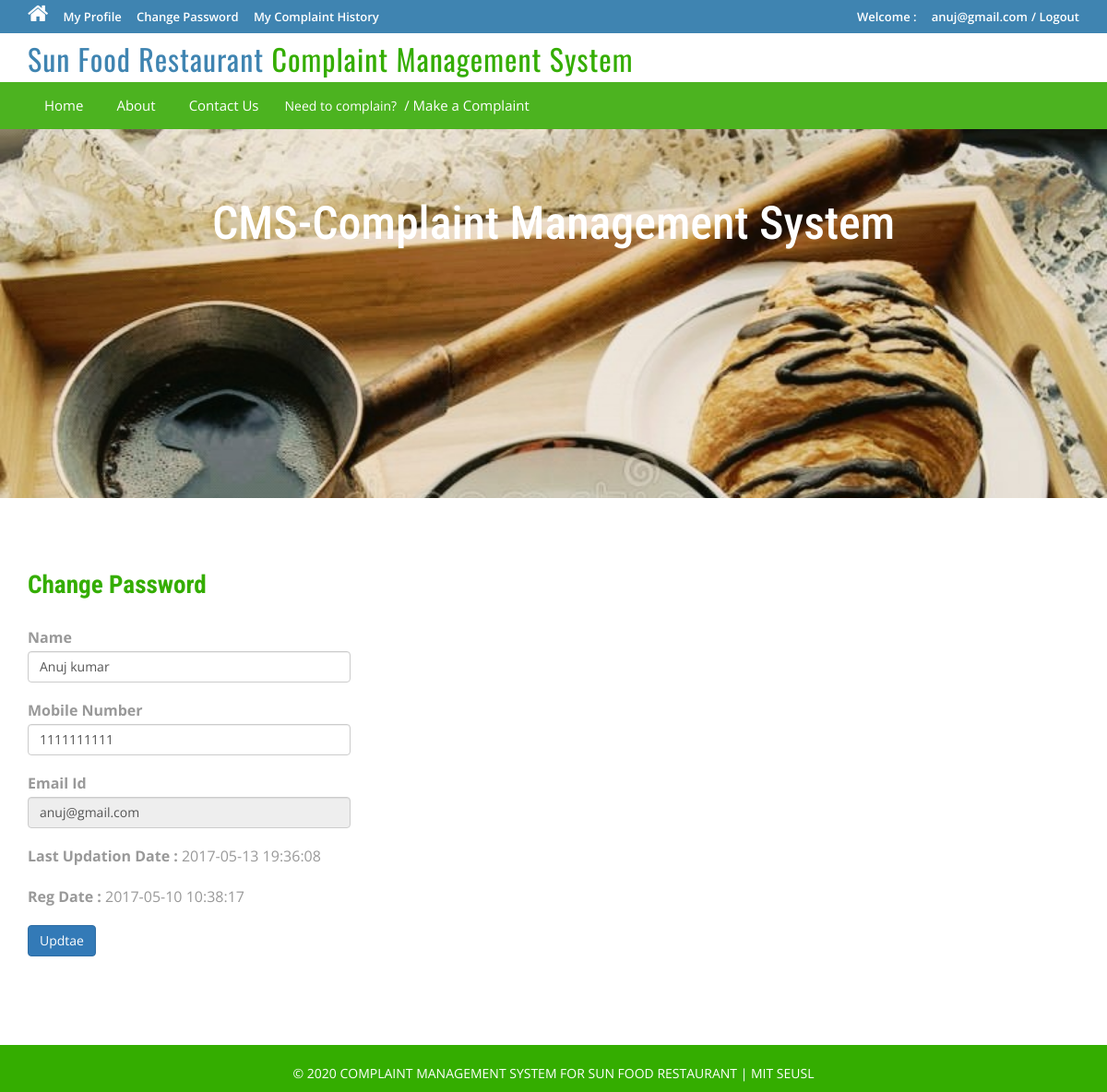
The app's page /cms/profile.php (signed in) with its own data.
### tables this page shows
CREATE TABLE `tblusers` (
  `id` int(11) NOT NULL,
  `FullName` varchar(100) NOT NULL,
  `MobileNumber` char(10) NOT NULL,
  `EmailId` varchar(70) NOT NULL,
  `Password` varchar(100) NOT NULL,
  `RegDate` timestamp NOT NULL DEFAULT current_timestamp(),
  `UpdationDate` timestamp NOT NULL DEFAULT '0000-00-00 00:00:00' ON UPDATE current_timestamp()
);

### cms/profile.php (the view, shortened to what this page needs)
<?php
include('includes/config.php');
if(strlen($_SESSION['login'])==0)
	{
header('location:index.php');
}
else{
?>
<!DOCTYPE HTML>
<html>
<head>
<link href="css/bootstrap.css" rel='stylesheet' type='text/css' />
<link href="css/style.css" rel='stylesheet' type='text/css' />
<link href="css/font-awesome.css" rel="stylesheet">
</head>
<body>
<div class="top-header">
<?php include('includes/header.php');?>
<div class="banner-1 ">
	<div class="container">
		<h1 class="wow zoomIn animated animated" data-wow-delay=".5s" style="visibility: visible; animation-delay: 0.5s; animation-name: zoomIn;">CMS-Complaint Management System</h1>
	</div>
</div>
<div class="privacy">
	<div class="container">
		<h3 class="wow fadeInDown animated animated" data-wow-delay=".5s" style="visibility: visible; animation-delay: 0.5s; animation-name: fadeInDown;">Change Password</h3>
		<form name="chngpwd" method="post">
<?php
$useremail=$_SESSION['login'];
$sql = "SELECT * from tblusers where EmailId=:useremail";
$query = $dbh -> prepare($sql);
$query -> bindParam(':useremail',$useremail, PDO::PARAM_STR);
$query->execute();
$results=$query->fetchAll(PDO::FETCH_OBJ);
if($query->rowCount() > 0)
{
foreach($results as $result)
{	?>
	<p style="width: 350px;">
			<b>Name</b>  <input type="text" name="name" value="<?php echo htmlentities($result->FullName);?>" class="form-control" id="name" required="">
	</p>
<p style="width: 350px;">
<b>Mobile Number</b>
<input type="text" class="form-control" name="mobileno" maxlength="10" value="<?php echo htmlentities($result->MobileNumber);?>" id="mobileno"  required="">
</p>
<p style="width: 350px;">
<b>Email Id</b>
	<input type="email" class="form-control" name="email" value="<?php echo htmlentities($result->EmailId);?>" id="email" readonly>
			</p>
<p style="width: 350px;">
<b>Last Updation Date : </b>
<?php echo htmlentities($result->UpdationDate);?>
</p>
<p style="width: 350px;">
<b>Reg Date :</b>
<?php echo htmlentities($result->RegDate);?>
			</p>
<?php }} ?>
			<p style="width: 350px;">
<button type="submit" name="submit6" class="btn-primary btn">Updtae</button>
			</p>
			</form>
	</div>
</div>
<?php include('includes/footer.php');?>
</body>
</html>
<?php } ?>

### cms/css/style.css (style rules this page uses)
html, body { font-size: 100%; background: #fff; font-family: 'Open Sans', sans-serif; }
h1,h2,h3,h4,h5,h6 { margin:0; font-family: 'Roboto Condensed', sans-serif; }
p { margin:0; }
.top-header { background-color: #3F84B1; border-bottom: 0 none; height: 36px; line-height: 35px; }
.banner-1 { background: url(../images/3.jpg)no-repeat; background-size: cover; -webkit-background-size: cover; -o-background-size: cover; -ms-background-size: cover; -moz-background-size: cover; min-height:400px; }
.banner-1 h1 { font-size: 50px; margin-bottom: 40px; padding: 1.5em 0 0; text-align: center; color: #ffffff; }
.privacy h3 { color: #34AD00; font-size: 1.7em; font-weight: 700; margin-bottom: 1em; }
.privacy { padding: 5em 0; }
.privacy p { font-size: 1em; line-height: 1.8em; color: #999; margin: 1em 0; }

### records on screen
tblusers: name "Anuj kumar", mobileno "1111111111", email "anuj@gmail.com", UpdationDate "2017-05-13 19:36:08", RegDate "2017-05-10 10:38:17"

### other values on screen
$_SESSION['login'] "anuj@gmail.com"
